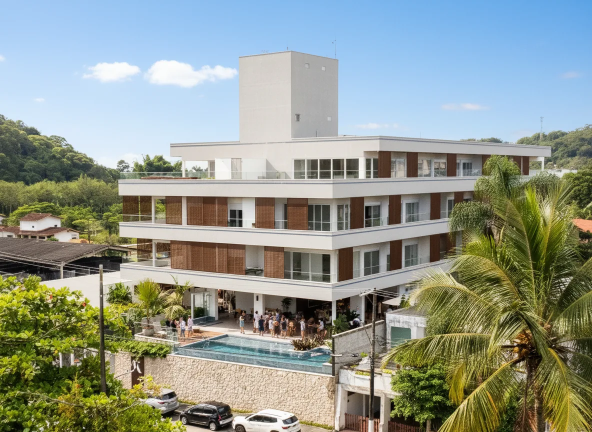
#> input picture assets/img/hero/hero-1.webp, 1184 x 864 px, given in place of DJI_0007.jpg, which was not available (shown at 1/2 size)
$ python gerar_imagens.py
#> lines starting #> are read from the running program, lines starting #| are printed output that depends on the picture
"""
Otimiza as fotos originais (pasta _originais/) em WebP e gera assets/js/data.js.

Uso (na pasta do site):  python3 _ferramentas/gerar_imagens.py
Requer Pillow:           python3 -m pip install pillow

- Cada foto do catálogo M vira  assets/img/<pasta>/<slug>.webp  (até 1600px, qualidade 90)
  e  <slug>-sm.webp  (até 1000px, qualidade 86), usada em miniaturas.
- Para trocar uma foto: substitua o arquivo em _originais/ (mesmo nome) e rode de novo.
- Para adicionar: inclua uma linha em M (arquivo, slug, categoria, legenda, unidade).
  Categorias: empreendimento, lazer, localizacao, plantas, coberturas, vista, serra.
  Unidade '303'/'304' faz a foto aparecer só na landing page da cobertura.
"""
import json, os, shutil
from PIL import Image, ImageOps
Image.MAX_IMAGE_PIXELS = None

ROOT = os.environ.get('ANKOR_ROOT') or os.path.dirname(os.path.dirname(os.path.abspath(__file__)))
SRC = os.path.join(ROOT, '_originais')
OUT = os.path.join(ROOT, 'assets/img')
WA = 'WhatsApp-Image-2026-02-09-at-'

# (arquivo original, slug, categoria, legenda, unidade)
M = [
  # Empreendimento
  ('DJI_0007.jpg', 'fachada-aerea', 'empreendimento', 'Fachada do Ankor Exclusive Residence', ''),
  (WA+'11.47.47-2.jpeg', 'fachada-piscina', 'empreendimento', 'Fachada e área de lazer', ''),
  ('fachada-frontal.png', 'arquitetura-varandas', 'empreendimento', 'Fachada do Ankor', ''),
  (WA+'11.47.47.jpeg', 'varandas-madeira', 'empreendimento', 'Varandas com acabamento em madeira', ''),
  ('DSC00094.jpg', 'detalhe-fachada', 'empreendimento', 'Detalhe da fachada', ''),
  ('DSC00122.jpg', 'acesso-social', 'empreendimento', 'Acesso social', ''),
  ('DSC00198.jpg', 'identidade', 'empreendimento', 'Identidade Ankor no paisagismo', ''),
  ('DSC00151.jpg', 'paisagismo-entrada', 'empreendimento', 'Paisagismo de entrada', ''),
  (WA+'11.47.45.jpeg', 'acesso-jardim', 'empreendimento', 'Acesso integrado ao jardim', ''),
  ('DSC00040.jpg', 'hall-pedra', 'empreendimento', 'Hall social com parede em pedra', ''),
  ('DSC00042.jpg', 'hall-estar', 'empreendimento', 'Estar do hall social', ''),
  ('DSC00046.jpg', 'hall-jardim', 'empreendimento', 'Hall social integrado ao jardim', ''),
  ('DSC00111.jpg', 'lounge-social', 'empreendimento', 'Lounge social', ''),
  ('DSC00048.jpg', 'cobogos', 'empreendimento', 'Cobogós e iluminação', ''),
  ('DSC00050.jpg', 'hall-elevadores', 'empreendimento', 'Hall dos elevadores', ''),
  ('DSC00156.jpg', 'circulacao-social', 'empreendimento', 'Circulação social', ''),
  ('DSC00196.jpg', 'hall-cobogo', 'empreendimento', 'Hall com parede de cobogós', ''),
  ('DSC00197.jpg', 'cobogo-curvo', 'empreendimento', 'Parede curva de cobogós', ''),
  ('DSC00191.jpg', 'luminarias', 'empreendimento', 'Luminárias do hall', ''),
  (WA+'11.47.46-1.jpeg', 'circulacao-cobogo', 'empreendimento', 'Circulação com cobogós', ''),
  (WA+'11.47.44-2.jpeg', 'terraco-social', 'empreendimento', 'Terraço social', ''),
  (WA+'11.47.45-1.jpeg', 'apoio-pranchas', 'empreendimento', 'Espaço de apoio para pranchas', ''),
  # Lazer
  (WA+'11.47.48-2.jpeg', 'piscinas-mar', 'lazer', 'Piscinas com vista para o mar', ''),
  (WA+'11.47.46.jpeg', 'piscina-deck', 'lazer', 'Piscina e deck', ''),
  ('DJI_0020.jpg', 'piscina-pergolado-aereo', 'lazer', 'Piscina e pergolado vistos do alto', ''),
  ('DSC00084.jpg', 'piscina-serra', 'lazer', 'Piscina com vista para a serra', ''),
  ('DSC00087.jpg', 'pergolado', 'lazer', 'Pergolado e jardim tropical', ''),
  ('DSC00089.jpg', 'piscina-deck-madeira', 'lazer', 'Piscina com deck de madeira', ''),
  ('DSC00092.jpg', 'piscina', 'lazer', 'Piscina', ''),
  ('DSC00093.jpg', 'piscina-jardim', 'lazer', 'Piscina e paisagismo', ''),
  ('DSC00103.jpg', 'piscina-borda', 'lazer', 'Piscina com guarda-corpo de vidro', ''),
  ('DSC00090.jpg', 'piscina-detalhe', 'lazer', 'Detalhe da piscina', ''),
  ('DSC00115.jpg', 'solario', 'lazer', 'Deck com espreguiçadeiras', ''),
  ('DSC00057.jpg', 'gourmet', 'lazer', 'Espaço gourmet', ''),
  ('DSC00058.jpg', 'gourmet-mesa', 'lazer', 'Mesa do espaço gourmet', ''),
  ('DSC00071.jpg', 'gourmet-cozinha', 'lazer', 'Cozinha do espaço gourmet', ''),
  ('DSC00055.jpg', 'gourmet-balcao', 'lazer', 'Balcão do espaço gourmet', ''),
  ('DSC00054.jpg', 'gourmet-integrado', 'lazer', 'Espaço gourmet integrado', ''),
  ('DSC00075.jpg', 'gourmet-jantar', 'lazer', 'Jantar do espaço gourmet', ''),
  ('DSC00076.jpg', 'gourmet-bancada', 'lazer', 'Bancada do espaço gourmet', ''),
  ('DSC00072.jpg', 'gourmet-ilha', 'lazer', 'Ilha em pedra natural', ''),
  ('DSC00063.jpg', 'gourmet-grill', 'lazer', 'Grill do espaço gourmet', ''),
  ('DSC00052.jpg', 'adega', 'lazer', 'Adega e aparador', ''),
  ('DSC00080.jpg', 'lounge-rebaixado', 'lazer', 'Lounge rebaixado entre jardins', ''),
  ('DSC00081.jpg', 'lounge-piscina', 'lazer', 'Lounge com vista para a piscina', ''),
  (WA+'11.47.48-3.jpeg', 'lounge-mar', 'lazer', 'Lounge e piscina', ''),
  (WA+'11.47.44.jpeg', 'lounge-jardim', 'lazer', 'Lounge no jardim', ''),
  ('DSC00077.jpg', 'pergolado-mesas', 'lazer', 'Pergolado com mesas', ''),
  ('DSC00098.jpg', 'jardim-piscina', 'lazer', 'Jardim e piscina', ''),
  ('DSC00100.jpg', 'lounge-almofadas', 'lazer', 'Lounge externo', ''),
  ('DSC00104.jpg', 'terraco-lounge', 'lazer', 'Terraço com lounge', ''),
  ('DSC00108.jpg', 'lounge-degraus', 'lazer', 'Estar externo', ''),
  ('DSC00107.jpg', 'pergolado-madeira', 'lazer', 'Pergolado em madeira', ''),
  ('DSC00109.jpg', 'terraco-coberto', 'lazer', 'Terraço coberto', ''),
  ('DSC00110.jpg', 'acesso-piscina', 'lazer', 'Acesso à piscina e ao lounge', ''),
  ('DSC00199.jpg', 'lounge-coberto', 'lazer', 'Lounge coberto', ''),
  (WA+'11.47.43-1.jpeg', 'terraco-mesas', 'lazer', 'Terraço com mesas', ''),
  (WA+'11.47.43.jpeg', 'jardim-deck', 'lazer', 'Jardim e deck', ''),
  ('DSC00163.jpg', 'spa', 'lazer', 'Spa', ''),
  ('DSC00164.jpg', 'spa-piscina', 'lazer', 'Spa com piscina', ''),
  ('DSC00166.jpg', 'spa-descanso', 'lazer', 'Área de descanso do spa', ''),
  ('DSC00159.jpg', 'spa-espreguicadeira', 'lazer', 'Espreguiçadeiras do spa', ''),
  ('DSC00160.jpg', 'spa-deck', 'lazer', 'Deck do spa', ''),
  ('DSC00161.jpg', 'spa-deck-2', 'lazer', 'Spa', ''),
  ('DSC00167.jpg', 'spa-agua', 'lazer', 'Piscina do spa', ''),
  ('DSC00169.jpg', 'spa-borda', 'lazer', 'Spa', ''),
  ('DSC00170.jpg', 'spa-detalhe', 'lazer', 'Detalhe do spa', ''),
  ('DSC00172.jpg', 'sauna', 'lazer', 'Sauna', ''),
  ('DSC00178.jpg', 'fitness', 'lazer', 'Fitness', ''),
  ('DSC00181.jpg', 'fitness-estacao', 'lazer', 'Estação de treino', ''),
  (WA+'11.47.48-1.jpeg', 'fitness-vista', 'lazer', 'Fitness com vista para o jardim', ''),
  ('DSC00177.jpg', 'fitness-2', 'lazer', 'Fitness', ''),
  ('DSC00176.jpg', 'fitness-equipamentos', 'lazer', 'Equipamentos de musculação', ''),
  (WA+'11.47.47-1.jpeg', 'fitness-3', 'lazer', 'Fitness', ''),
  ('DSC00179.jpg', 'fitness-esteira', 'lazer', 'Esteira', ''),
  ('DSC00183.jpg', 'fitness-4', 'lazer', 'Fitness', ''),
  ('DSC00186.jpg', 'fitness-banco', 'lazer', 'Fitness', ''),
  ('DSC00187.jpg', 'fitness-kettlebell', 'lazer', 'Fitness', ''),
  (WA+'11.47.46-2.jpeg', 'kids', 'lazer', 'Espaço kids', ''),
  ('DSC00133.jpg', 'kids-estar', 'lazer', 'Espaço kids', ''),
  ('DSC00130.jpg', 'kids-casinha', 'lazer', 'Espaço kids', ''),
  ('DSC00131.jpg', 'kids-bolinhas', 'lazer', 'Espaço kids', ''),
  ('DSC00132.jpg', 'kids-detalhe', 'lazer', 'Espaço kids', ''),
  ('DSC00135.jpg', 'jogos', 'lazer', 'Salão de jogos', ''),
  ('DSC00140.jpg', 'jogos-bilhar', 'lazer', 'Mesa de bilhar', ''),
  ('DSC00139.jpg', 'jogos-xadrez', 'lazer', 'Salão de jogos', ''),
  ('DSC00136.jpg', 'jogos-mesa', 'lazer', 'Mesa de jogos', ''),
  ('DSC00138.jpg', 'jogos-tabuleiro', 'lazer', 'Xadrez', ''),
  ('DSC00145.jpg', 'jogos-detalhe', 'lazer', 'Salão de jogos', ''),
  # Localização
  ('DJI_0028.jpg', 'aerea-itagua', 'localizacao', 'O Ankor e a baía do Itaguá', ''),
  ('DJI_0012.jpg', 'aerea-orla', 'localizacao', 'Orla do Itaguá', ''),
  ('DJI_0010.jpg', 'aerea-avenida', 'localizacao', 'Avenida da orla e a Marina', ''),
  ('DJI_0008.jpg', 'aerea-bairro', 'localizacao', 'Bairro do Itaguá', ''),
  ('DJI_0034.jpg', 'aerea-baia', 'localizacao', 'Baía de Ubatuba', ''),
  ('DJI_0017.jpg', 'aerea-implantacao', 'localizacao', 'Vista superior do empreendimento', ''),
  ('DSC00119.jpg', 'acesso-orla', 'localizacao', 'Acesso em direção à orla', ''),
  # Plantas
  ('planta303.png', 'planta-303', 'plantas', 'Planta humanizada — Cobertura 303', '303'),
  ('planta304.png', 'planta-304', 'plantas', 'Planta humanizada — Cobertura 304', '304'),
  # Cobertura 303: fotos profissionais (Confector, 03/2026) + fotos com vista que só existem nas antigas
  (WA+'11.46.07-3.jpeg', '303-living-solarium', 'coberturas', 'Living com acesso ao solarium e vista para a serra', '303'),
  ('confector/303/Cobertura 1 - 14.jpg', '303-living-cozinha', 'coberturas', 'Living integrado à cozinha', '303'),
  ('confector/303/Cobertura 1 - 12.jpg', '303-living', 'coberturas', 'Living amplo', '303'),
  ('confector/303/Cobertura 1 - 13.jpg', '303-living-2', 'coberturas', 'Living com iluminação natural', '303'),
  ('confector/303/Cobertura 1 - 11.jpg', '303-cozinha', 'coberturas', 'Cozinha', '303'),
  ('confector/303/Cobertura 1 - 15.jpg', '303-varanda-gourmet', 'coberturas', 'Varanda gourmet coberta', '303'),
  ('confector/303/Cobertura 1 - 18.jpg', '303-varanda', 'coberturas', 'Varanda com guarda-corpo de vidro', '303'),
  (WA+'11.46.09.jpeg', '303-solarium', 'coberturas', 'Solarium com vista para a serra', '303'),
  ('confector/303/Cobertura 1 - 17.jpg', '303-solarium-bancada', 'coberturas', 'Solarium com bancada gourmet', '303'),
  ('confector/303/Cobertura 1 - 16.jpg', '303-solarium-amplo', 'coberturas', 'Solarium amplo', '303'),
  ('confector/303/Cobertura 1 - 09.jpg', '303-suite', 'coberturas', 'Suíte', '303'),
  ('confector/303/Cobertura 1 - 05.jpg', '303-suite-varanda', 'coberturas', 'Suíte com acesso à varanda', '303'),
  ('confector/303/Cobertura 1 - 07.jpg', '303-suite-2', 'coberturas', 'Suíte com porta de correr', '303'),
  ('confector/303/Cobertura 1 - 06.jpg', '303-suite-3', 'coberturas', 'Suíte', '303'),
  ('confector/303/Cobertura 1 - 03.jpg', '303-suite-4', 'coberturas', 'Suíte', '303'),
  ('confector/303/Cobertura 1 - 04.jpg', '303-suite-5', 'coberturas', 'Suíte', '303'),
  ('confector/303/Cobertura 1 - 10.jpg', '303-banho', 'coberturas', 'Banheiro da suíte', '303'),
  ('confector/303/Cobertura 1 - 08.jpg', '303-banho-2', 'coberturas', 'Banheiro da suíte', '303'),
  ('confector/303/Cobertura 1 - 01.jpg', '303-circulacao', 'coberturas', 'Circulação íntima', '303'),
  ('confector/303/Cobertura 1 - 02.jpg', '303-lavabo', 'coberturas', 'Lavabo', '303'),
  # Vista 303
  (WA+'11.46.10-2.jpeg', '303-vista-solarium', 'vista', 'Vista a partir do solarium da Cobertura 303', '303'),
  (WA+'11.46.10-3.jpeg', '303-vista-mar', 'vista', 'Vista lateral para o mar — Cobertura 303', '303'),
  (WA+'11.46.09-1.jpeg', '303-vista-janela', 'vista', 'Vista a partir do living — Cobertura 303', '303'),
  (WA+'11.46.07.jpeg', '303-vista-marina', 'vista', 'Vista para a Marina — Cobertura 303', '303'),
  (WA+'11.46.10-1.jpeg', '303-vista-verde', 'serra', 'Vista para a serra a partir do solarium — Cobertura 303', '303'),
  (WA+'11.46.10.jpeg', '303-vista-lateral', 'serra', 'Vista para a serra a partir do solarium — Cobertura 303', '303'),
  # Cobertura 304: fotos profissionais (Confector, 03/2026) + fotos com vista que só existem nas antigas
  ('confector/304/Cobertura 2-12.jpg', '304-living-cozinha', 'coberturas', 'Living integrado à cozinha', '304'),
  (WA+'11.47.05-3.jpeg', '304-living-solarium', 'coberturas', 'Living com acesso ao solarium e vista para a serra', '304'),
  ('confector/304/Cobertura 2-14.jpg', '304-living', 'coberturas', 'Living amplo', '304'),
  ('confector/304/Cobertura 2-13.jpg', '304-living-2', 'coberturas', 'Living com acesso ao solarium', '304'),
  ('confector/304/Cobertura 2-15.jpg', '304-cozinha', 'coberturas', 'Cozinha', '304'),
  ('confector/304/Cobertura 2-16.jpg', '304-varanda-gourmet', 'coberturas', 'Varanda gourmet coberta', '304'),
  (WA+'11.47.08-3.jpeg', '304-solarium', 'coberturas', 'Solarium com vista para a serra', '304'),
  ('confector/304/Cobertura 2 - 18.jpg', '304-solarium-amplo', 'coberturas', 'Solarium amplo', '304'),
  ('confector/304/Cobertura 2-17.jpg', '304-solarium-varanda', 'coberturas', 'Solarium e varanda gourmet', '304'),
  (WA+'11.47.03-1.jpeg', '304-suite-varanda', 'coberturas', 'Suíte com varanda e vista', '304'),
  ('confector/304/Cobertura 2 - 2.jpg', '304-suite', 'coberturas', 'Suíte', '304'),
  ('confector/304/Cobertura 2-4.jpg', '304-suite-2', 'coberturas', 'Suíte com acesso à varanda', '304'),
  ('confector/304/Cobertura 2-6.jpg', '304-suite-3', 'coberturas', 'Suíte com varanda', '304'),
  ('confector/304/Cobertura 2-9.jpg', '304-suite-4', 'coberturas', 'Suíte com varanda', '304'),
  ('confector/304/Cobertura 2-10.jpg', '304-suite-5', 'coberturas', 'Suíte', '304'),
  ('confector/304/Cobertura 2-8.jpg', '304-suite-6', 'coberturas', 'Suíte', '304'),
  ('confector/304/Cobertura 2 - 3.jpg', '304-suite-7', 'coberturas', 'Suíte', '304'),
  ('confector/304/Cobertura 2-11.jpg', '304-banho', 'coberturas', 'Banheiro da suíte', '304'),
  ('confector/304/Cobertura 2 - 5.jpg', '304-banho-2', 'coberturas', 'Banheiro da suíte', '304'),
  ('confector/304/Cobertura 2-7.jpg', '304-banho-3', 'coberturas', 'Banheiro da suíte', '304'),
  ('confector/304/Cobertura 2 - 1.jpg', '304-circulacao', 'coberturas', 'Circulação íntima', '304'),
  ('confector/304/Cobertura 2 - 01.jpg', '304-lavabo', 'coberturas', 'Lavabo', '304'),
  # Vista 304
  (WA+'11.47.08-2.jpeg', '304-vista-solarium', 'vista', 'Vista a partir do solarium da Cobertura 304', '304'),
  (WA+'11.47.09.jpeg', '304-vista-mar', 'vista', 'Vista lateral para o mar — Cobertura 304', '304'),
  (WA+'11.47.04-2.jpeg', '304-vista-varanda', 'vista', 'Vista a partir da varanda — Cobertura 304', '304'),
  (WA+'11.47.04-1.jpeg', '304-vista-varanda-2', 'vista', 'Vista a partir da varanda — Cobertura 304', '304'),
  (WA+'11.47.05.jpeg', '304-vista-varanda-3', 'vista', 'Vista a partir da suíte — Cobertura 304', '304'),
]

data = []
os.makedirs(OUT, exist_ok=True)
for fn, slug, cat, cap, unit in M:
    im = ImageOps.exif_transpose(Image.open(os.path.join(SRC, fn)))
#> im is the input picture: PIL image 1184x864 RGB; mean R, G, B 144.3, 152.1, 141.5
    is_plan = fn.startswith('planta')
    if is_plan:
        im = im.convert('RGBA')
        bg = Image.new('RGBA', im.size, (255, 255, 255, 255))
        bg.alpha_composite(im)
        im = bg.convert('RGB')
    else:
        im = im.convert('RGB')
    folder = 'vista' if cat == 'serra' else cat  # fotos da serra ficam na pasta vista/
    d = os.path.join(OUT, folder)
    os.makedirs(d, exist_ok=True)
    full = im.copy()
    full.thumbnail((1600, 1600), Image.LANCZOS)
    full.save(os.path.join(d, slug + '.webp'), 'WEBP', quality=95 if is_plan else 90, method=6)
    sm = im.copy()
    sm.thumbnail((1000, 1000), Image.LANCZOS)
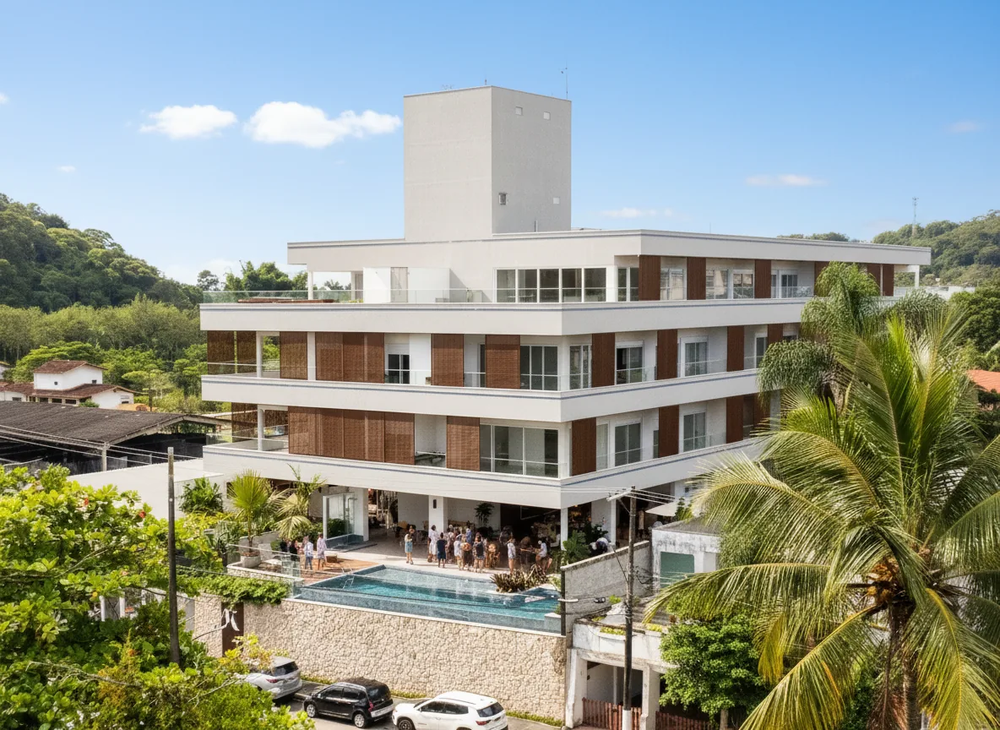
#> sm: PIL image 1000x730 RGB; mean R, G, B 144.3, 152.1, 141.5
    sm.save(os.path.join(d, slug + '-sm.webp'), 'WEBP', quality=86, method=6)
    data.append({'id': slug, 'src': f'{folder}/{slug}.webp', 'sm': f'{folder}/{slug}-sm.webp',
                 'w': full.width, 'h': full.height, 'cat': cat, 'cap': cap, 'unit': unit})
#> pass 2 of the loop `for fn, slug, cat, cap, unit in M:`:
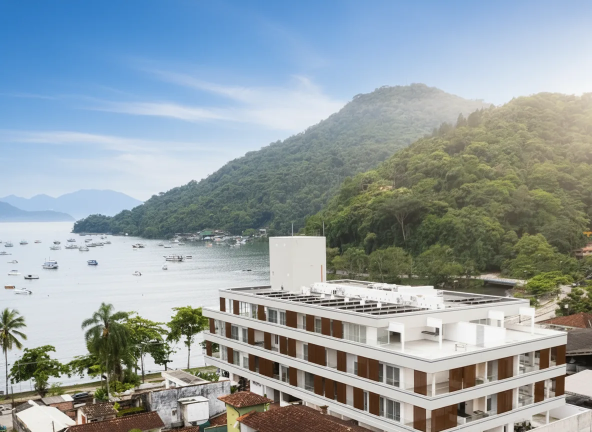
#> input picture assets/img/hero/hero-2.webp, 1184 x 864 px, given in place of WhatsApp-Image-2026-02-09-at-11.47.47-2.jpeg, which was not available (shown at 1/2 size)
#> im is the input picture: PIL image 1184x864 RGB; mean R, G, B 148.4, 160.1, 164.8
#> `sm.thumbnail((1000, 1000), Image.LANCZOS)`:
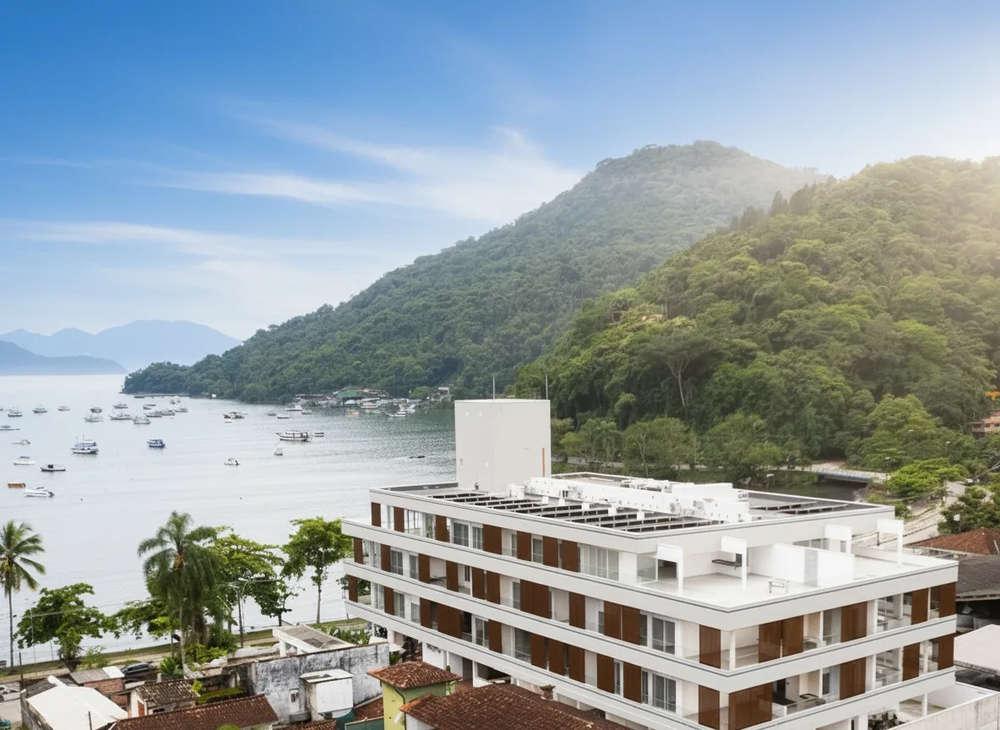
#> sm: PIL image 1000x730 RGB; mean R, G, B 148.4, 160.1, 164.8
#> (the run stopped early here; a loop or call above may not have finished)
